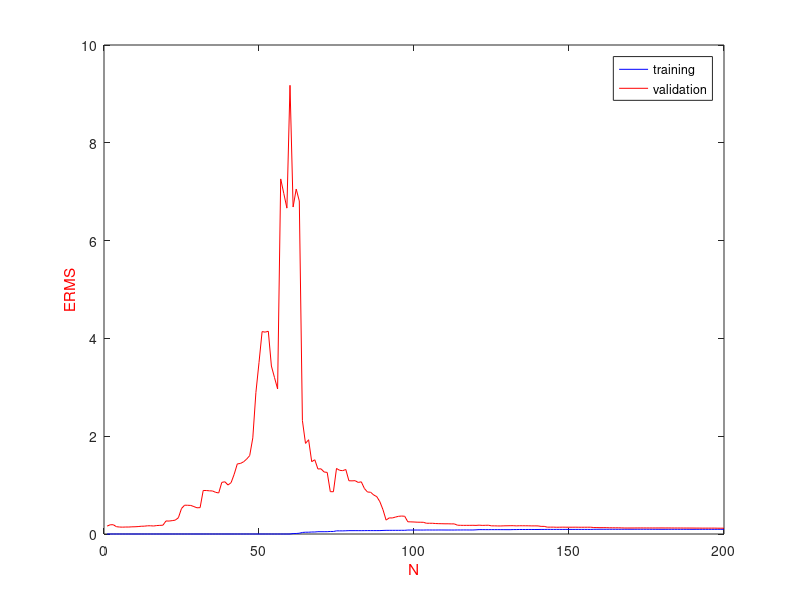

Source code (MATLAB):
function [] = synth_learning_curve()
%% Project 2 - Learning to Rank using Linear Regression
%% Nandakishore Krishna
%% Person number : 50169797

clear; close all; clc;

UBitName = 'Nanda Kishore Krishna';
personNumber = '50169797';

format long g

% import data
load('synthetic.mat');

% transpose the input matrix to get 2000 X 10
x = x';

% training set - 80% of dataset
trainingX2 = x(1:1600, :);
trainingT2 = t(1:1600, 1);

% validation set - 10 % dataset
validationX2 = x(1601:1800, :);
validationT2 = t(1601:1800, 1);

% testing set - 10% of dataset
testingX2 = x(1801:size(x,1), :);
testingT2 = t(1801:size(t,1), 1);

% number of training samples
n2 = size(trainingX2, 1);

% no. of dimensions of the training set
d2 = size(trainingX2, 2);

% % histograms for the dataset
% figure(1)
% histogram(trainingX2(:,1));
% figure(2)
% histogram(trainingX2(:,2));

% model complexity
M2 = 60;

% find the clusters for the datapoints
fprintf('Finding %d clusters ...\n', M2);
[idx2, C2] = kmeans(trainingX2, M2);

% centres for the basis functions D X M
% we assign centroids of the clusters to muj
mu2 = C2';

% spread for the Gaussian radial functions
fprintf('Calculating the spread for the %d Gaussian radial functions ...\n', M2);

cluster_variance = zeros(M2,d2);
for i = 1 : M2
    temp = [];
    for j = 1 : length(idx2)
        if j == i
            temp = [temp; trainingX2(j,:)];
        end
    end
    cluster_variance(i,:) = var(temp);
%     cluster_variance(i,:) = 0.1 * ones(1, d2);
%     cluster_variance(i,1) = 0.5;
end

% the sigmaj for the basis functions
Sigma2 = zeros(d2,d2,M2);
for j = 2 : M2
    for i = 1 : n2
        Sigma2(:,:,j) = diag(cluster_variance(j,:));
    end
end


phi2 = calculatePhi(trainingX2, M2, Sigma2, mu2);

% regularization coefficient
lambda2 = 0;

total = size(validationX2,1);
ermsTraining = zeros(1,total);
ermsValidation = zeros(1,total);

phiValid = calculatePhi(validationX2, M2, Sigma2, mu2);

for i = 1 : total
    
    % closed form solution for the weights
    fprintf('Finding the closed form solution ...\n');
    w2 = pinv((lambda2 * eye(M2)) + phi2(1:i,:)' * phi2(1:i,:)) * phi2(1:i,:)' * trainingT2(1:i,:);
    
    % sum of squares error and erms for the training set
    [errorTrain2, ermsTraining(1,i)] = calculateError(phi2(1:i,:), trainingT2(1:i,:), w2, i, 0);
    
    % validation set
    [errorVal2, ermsValidation(1,i)] = calculateError(phiValid, validationT2, w2, size(phiValid, 1), 0);
end

figure(3)
plot(1:total, ermsTraining, 'b', 1:total, ermsValidation, 'r');
legend('training','validation')
xlabel('N', 'Color','r');
ylabel('ERMS', 'Color', 'r');

save('synth_learning_curve.mat');
end


function Phi = calculatePhi(X, M, Sigma, mu)

% number of training samples
n = size(X, 1);

% determine design matrix N X M
fprintf('Calculating the design matrix phi of size %d X %d ...\n', n, M);
Phi = ones(n, M);
for j = 2 : M
    for i = 1 : n
        temp = X(i,:)' - mu(:,j);
        siginv = inv(Sigma(:,:,j));
        Phi(i,j) = exp(-1 * (temp' * siginv * temp) / 2);
    end
end

end

function [err, erms] = calculateError(phi, t, w, n, lambda)

% sum of squares error
err = sum((t - (phi * w)) .^ 2) / 2 + (lambda * (w' * w) / 2);

% root mean square error
erms = sqrt(2 * err / n);

end